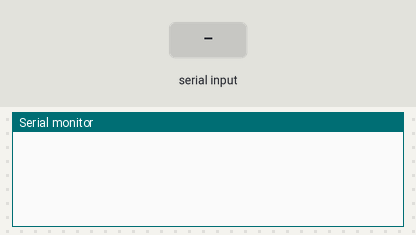
A sketch run on a simulated Arduino Uno, built with avr-gcc and run on an emulated ATmega328P. Parts: the last lines printed to the serial monitor. Inputs (shaded band) come from the test bench.

Above: at 1.2 s.
1.3 s: "a\n" received over Serial
At 2.5 s:
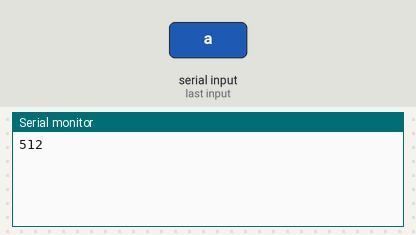
2.8 s: byte 118 ('v') received over Serial
At 3.9 s:
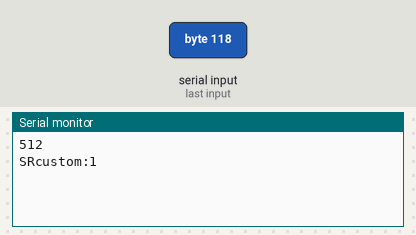
4.3 s: "r\n" received over Serial
At 5.0 s:
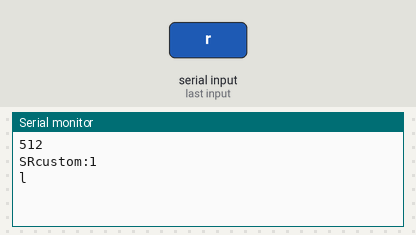
5.8 s: byte 103 ('g') received over Serial
At 6.1 s:
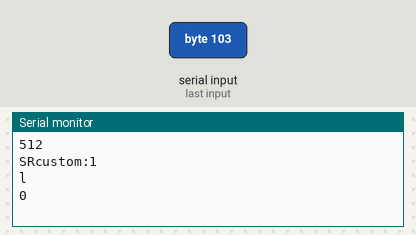

The sketch:

microswitchOnly.ino
```cpp
#include <Arduino.h>

/*
  Everything seems to lag behind by a couple seconds.
*/


// We communicate with the Arduino at 115200 baud.
#define SERIAL_BAUD 115200
#define FW_VER 1

#define ENCODER_PIN_A 2
#define ENCODER_PIN_B 3
#define MICROSWITCH 7
#define WHEEL_DIAMETER 80 // mm
volatile long encoderCount = 0;
bool microswitch_state = false;
int lastEncoded = 0;

void setup()
{
  Serial.begin(SERIAL_BAUD);
  pinMode(MICROSWITCH, INPUT_PULLUP);

}

int read_pin()
{
  while (!Serial.available())
    ;
  int pin = Serial.read();
  return (int)(pin - 'a');
}

void command_read()
{
  int pin = read_pin();
  // Read from the expected pin.
  int level = digitalRead(pin);
  // Send back the result indicator.
  if (level == HIGH)
  {
    Serial.write('h');
  }
  else
  {
    Serial.write('l');
  }
}

void command_analog_read()
{
  int pin = read_pin();
  int value = analogRead(pin);
  Serial.print(value);
}

void command_write(int level)
{
  int pin = read_pin();
  digitalWrite(pin, level);
}

void command_mode(int mode)
{
  int pin = read_pin();
  pinMode(pin, mode);
}

void loop()
{
  // Fetch all commands that are in the buffer
  while (Serial.available())
  {
    int selected_command = Serial.read();
    // Do something different based on what we got:
    switch (selected_command)
    {
    case 'a':
      command_analog_read();
      break;
    case 'r':
      command_read();
      break;
    case 'l':
      command_write(LOW);
      break;
    case 'h':
      command_write(HIGH);
      break;
    case 'i':
      command_mode(INPUT);
      break;
    case 'o':
      command_mode(OUTPUT);
      break;
    case 'p':
      command_mode(INPUT_PULLUP);
      break;
    case 'v':
      Serial.print("SRcustom:");
      Serial.print(FW_VER);
      break;
    case 'g': // RETURN MICROSWITCH
      Serial.print(microswitch_state ? "1" : "0");
      break;
    default:
      // A problem here: we do not know how to handle the command!
      // Just ignore this for now.
      break;
    }
    Serial.print("\n");
  }
}

void encoderISR()
{
  int phaseA = digitalRead(ENCODER_PIN_A);
  int phaseB = digitalRead(ENCODER_PIN_B);

  int encoded = (phaseA << 1) | phaseB; // Combines the two values into one number with a bitwise shift and bitwise OR

  int sum = (lastEncoded << 2) | encoded; // Adds the previous encoder value to the current value to determine direction

  if (sum == 0b0001 || sum == 0b0111 || sum == 0b1110 || sum == 0b1000)
    encoderCount++;

  lastEncoded = encoded; // Store value for next iteration
}

void microswitchISR()
{
    microswitch_state = digitalRead(MICROSWITCH);
}
```

Measured:
- after the input at 1.3 s, the serial monitor: prints a new line at once (image 1)
- after the input at 2.8 s, the serial monitor: prints a new line at once (image 2)
- after the input at 4.3 s, the serial monitor: prints a new line at once (image 3)
- after the input at 5.8 s, the serial monitor: prints a new line at once (image 4)
